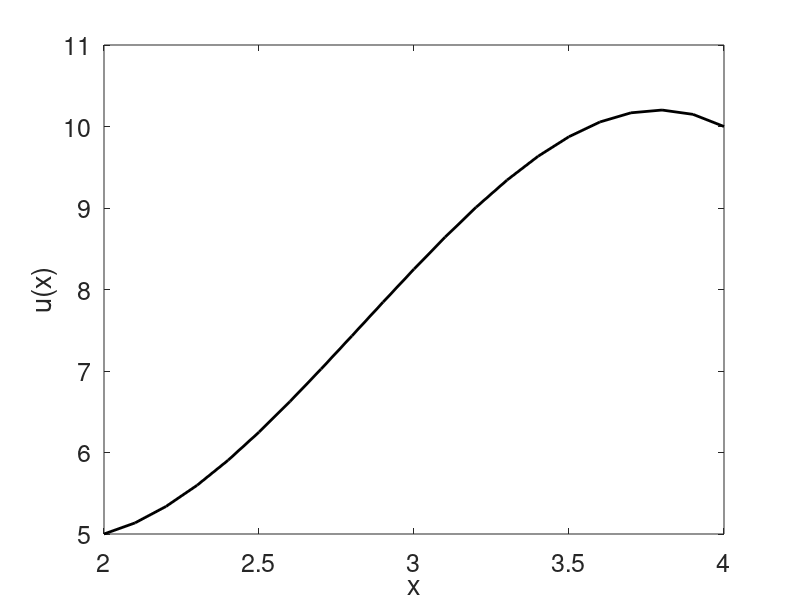

This figure's MATLAB source:
clear all;

A=[1 2 4 8
0 1 4 12
1 4 16 64
0 1 8 48]

b=[5 1 10 -2]';

a=A\b

x=[2.0:0.1:4.0];

u=a(1) +a(2)*x + a(3)*(x.^2) +a(4)*(x.^3);
up=     a(2)+ 2*a(3)*x + 3*a(4)*(x.^2);

figure (1)

plot(x,u,'-k','LineWidth',2);
xlabel('x');
ylabel('u(x)')
set(gca,'fontsize',18);
%set(gca,'units','points');
%set(gca,'position',[58 60 400 300]);

print -depsc -r150 hermite_example2.eps

%figure(2)
%plot(x,up,'-');
